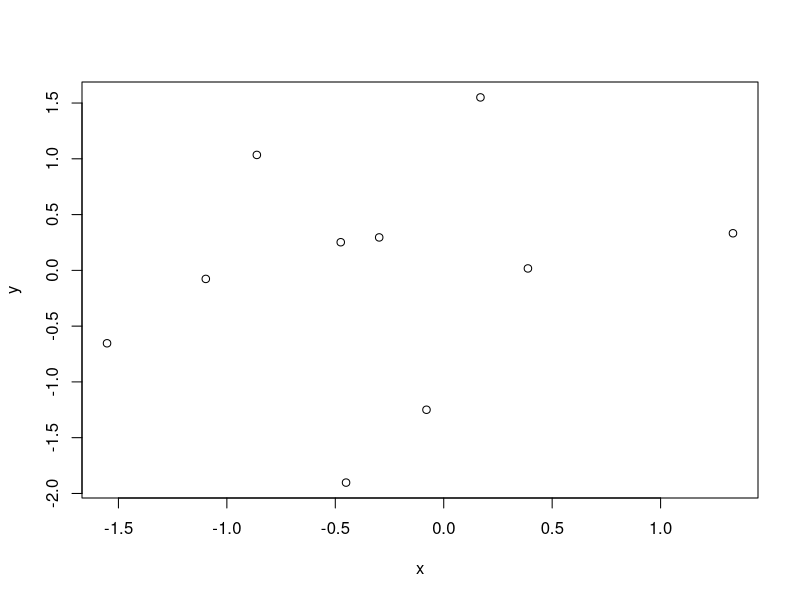

R code for this plot:
## ---- chunk 1
x = rnorm(10)
y = rnorm(10)
## ---- chunk 2
plot(x,y)
